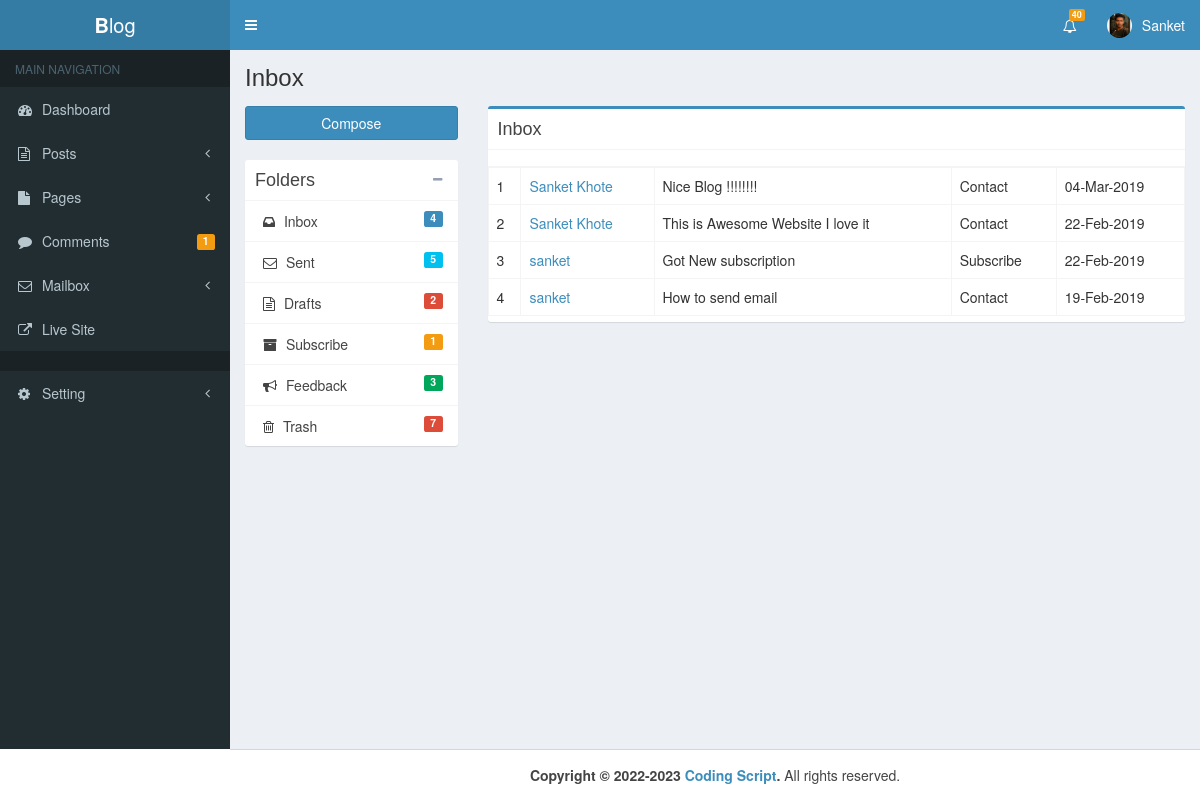
The page /admin/inbox.php (signed in) on the database its author committed.
### tables this page shows
CREATE TABLE `user` (
  `id` int(11) NOT NULL,
  `username` varchar(100) NOT NULL,
  `email` varchar(100) NOT NULL,
  `website` varchar(100) NOT NULL,
  `fname` varchar(100) NOT NULL,
  `lname` varchar(100) NOT NULL,
  `bio` mediumtext NOT NULL,
  `detail` varchar(500) NOT NULL,
  `password` varchar(100) NOT NULL,
  `img` varchar(1000) NOT NULL,
  `registered_date` varchar(100) NOT NULL
);

CREATE TABLE `email` (
  `id` int(11) NOT NULL,
  `name` varchar(100) NOT NULL,
  `email` varchar(100) NOT NULL,
  `url` varchar(50) NOT NULL,
  `message` varchar(200) NOT NULL,
  `role` varchar(50) NOT NULL,
  `date` varchar(100) NOT NULL
);

### admin/inbox.php (the view, shortened to what this page needs)
<?php
include "header.php"
?>
<?php
$all = "SELECT * FROM email";
$result = mysqli_query($con,$all);
$inbox = mysqli_num_rows($result);
$publish = "SELECT * FROM email WHERE role = 'subscribe'";
$result = mysqli_query($con,$publish);
$subscribe = mysqli_num_rows($result);
$draft = "SELECT * FROM email WHERE role = 'contact'";
$result = mysqli_query($con,$draft);
$feedback = mysqli_num_rows($result);
 ?>
<body class="hold-transition skin-blue sidebar-mini">
<div class="wrapper">
  <?php include "nav.php" ?>
  <?php include "sidebar.php" ?>
  <div class="content-wrapper">
    <section class="content-header">
      <h1>Inbox</h1>
    </section>
    <section class="content">
      <div class="row">
        <div class="col-md-3">
          <a href="compose.php" class="btn btn-primary btn-block margin-bottom">Compose</a>
          <div class="box box-solid">
            <div class="box-header with-border">
              <h3 class="box-title">Folders</h3>
              <div class="box-tools">
                <button type="button" class="btn btn-box-tool" data-widget="collapse"><i class="fa fa-minus"></i>
                </button>
              </div>
            </div>
            <div class="box-body no-padding">
              <ul class="nav nav-pills nav-stacked">
                <li><a href="inbox.php"><i class="fa fa-inbox"></i> Inbox <span class="label label-primary pull-right"><?php echo $inbox ?></span></a></li>
                <li><a href="#"><i class="fa fa-envelope-o"></i> Sent <span class="label label-info pull-right"><?php echo "5"; ?></span></a></li>
                <li><a href="#"><i class="fa fa-file-text-o"></i> Drafts <span class="label label-danger pull-right"><?php echo "2"; ?></span></a></li>
                <li><a href="#"><i class="fa fa-archive"></i> Subscribe <span class="label label-warning pull-right"><?php echo $subscribe ?></span></a></li>
                <li><a href="#"><i class="fa fa-bullhorn"></i> Feedback <span class="label label-success pull-right"><?php echo $feedback ?></span></a></li>
                <li><a href="#"><i class="fa fa-trash-o"></i> Trash <span class="label label-danger pull-right"><?php echo "7"; ?></span></a></li>
              </ul>
            </div>
          </div>
        </div>
        <div class="col-md-9">
          <div class="box box-primary">
            <div class="box-header with-border">
              <h3 class="box-title">Inbox</h3>
            </div>
            <div class="box-body no-padding">
              <div class="mailbox-controls">
              </div>
              <div class="table-responsive mailbox-messages">
                <table id="example1" class="table table-bordered table-hover">
                  <?php
                    $sr = 0;
                    $sql = "SELECT * FROM email ORDER BY id DESC";
                    $result = mysqli_query($con,$sql);
                    while ($row = mysqli_fetch_array($result)) {
                      $id = $row['id'];
                      $name = $row['name'];
                      $message = $row['message'];
                      $role = ucfirst($row['role']);
                      $date = $row['date'];
                      $sr++;
                   ?>
                  <tbody>
                  <tr>
                    <td><?php echo $sr ?></td>
                    <td class="mailbox-name"><a href="read.php?e=<?php echo $id ?>"><?php echo "$name"; ?></a></td>
                    <td class="mailbox-subject"><?php echo $message ?></td>
                    <td class="mailbox-role"><?php echo $role ?></td>
                    <td class="mailbox-date">
                      <?php
                        if (strlen($date)>11) {$date = substr($date,0,11);}
                        echo $date
                      ?>
                  </td>
                  </tr>
                  </tbody>
                <?php } ?>
                </table>
              </div>
            </div>
          </div>
        </div>
      </div>
    </section>
  </div>
</div>
  <?php include "footer.php" ?>
</body>

### admin/nav.php (shortened to what this page needs)
<?php
$con = new mysqli("localhost","root","","blog");
$i = $_SESSION['User_Id'];
$sql = "SELECT * FROM user WHERE id = '$i'";
$result = mysqli_query($con,$sql);
$row = mysqli_fetch_array($result);
$user = $row['username'];
$img = $row['img'];
 ?>
<header class="main-header">
  <a href="index.php" class="logo">
    <span class="logo-lg"><b>B</b>log</span>
  </a>
  <nav class="navbar navbar-static-top">
      <a href="#" class="sidebar-toggle" data-toggle="push-menu" role="button">
      </a>
      <div class="navbar-custom-menu">
        <ul class="nav navbar-nav">
          <li class="dropdown notifications-menu">
           <a href="#" class="dropdown-toggle" data-toggle="dropdown">
             <i class="fa fa-bell-o"></i>
             <span class="label label-warning">40</span>
           </a>
         </li>
          <li class="dropdown user user-menu">
            <a href="#" class="dropdown-toggle" data-toggle="dropdown">
              <?php if (!empty($img)): ?>
                <img src="upload/<?php echo "$img"; ?>" class="user-image" alt="User Image">
              <?php endif; ?>
              <span class="hidden-xs"><?php echo "$user"; ?></span>
            </a>
          </li>
        </ul>
      </div>
    </nav>
</header>

### admin/assets/css/main.css (style rules this page uses)
body { min-height: 100vh; }

### rows shown on the page
user: img (placeholder picture), username "Sanket"
email: name "Sanket Khote", message "Nice Blog !!!!!!!!", role "Contact", date "04-Mar-2019"
email: name "Sanket Khote", message "This is Awesome Website I love it", role "Contact", date "22-Feb-2019"
email: name "sanket", message "Got New subscription", role "Subscribe", date "22-Feb-2019"
email: name "sanket", message "How to send email", role "Contact", date "19-Feb-2019"

### other values the page prints
$PendingComment "1"
$inbox "4"
$subscribe "1"
$feedback "3"
